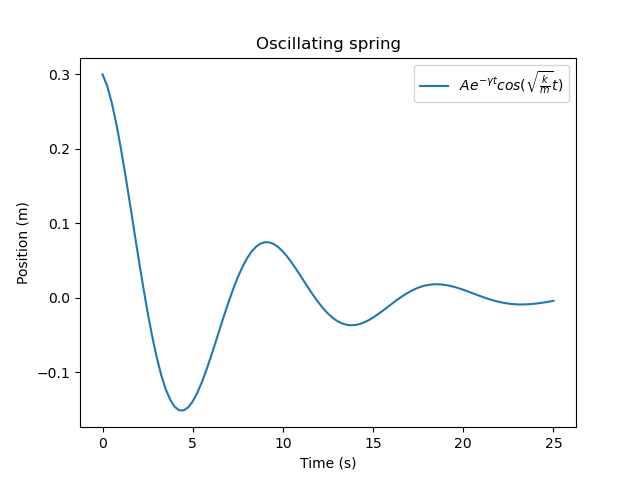

This figure's Python source:
import numpy as np
import matplotlib.pyplot as plt
from math import exp, cos, sqrt
k = 4
g = 0.15
m = 9
A = 0.3

# Non-vectorized version
"""
t_array = np.zeros(101)
y_array = np.zeros(101)

for i in range(101):
    t_array[i] = 25/100 * i
    y_array[i] = A*exp(-g*t_array[i])*cos(sqrt(k/m)*t_array[i])
"""

# Vectorized version
t_array = np.linspace(0, 25, 101)
y_array = A*np.exp(-g*t_array)*np.cos(sqrt(k/m)*t_array)

# Plot
plt.plot(t_array, y_array, label = r'$Ae^{-\gamma t}cos(\sqrt{\frac{k}{m}}t)$')
plt.legend()

plt.title("Oscillating spring")
plt.xlabel("Time (s)")
plt.ylabel("Position (m)")
plt.savefig("oscillating_spring.png")
plt.show()

"""
"""
